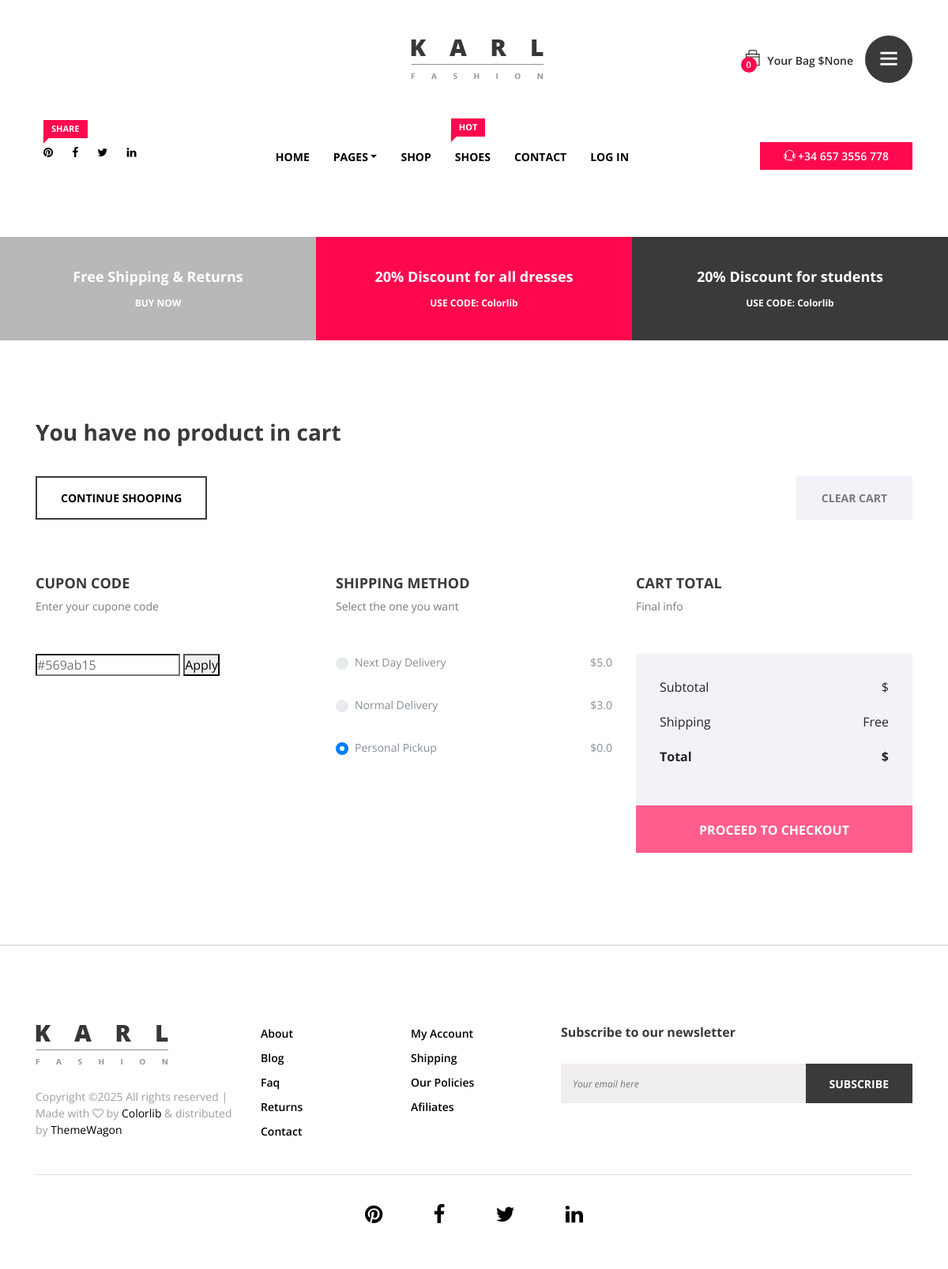
Page /cart/ on the committed database.
### delivery/models.py (models this page shows, shortened)
class DeliveryType(models.Model):
    delivery_type_name = models.CharField(max_length=32)
    delivery_price = models.FloatField()

### cart/views.py (the view)
# urls.py: path('cart/', views.cart, name='cart'),
def cart(request):
    session_key = request.COOKIES.get('key')
    carts = Cart.objects.filter(session=session_key)
    delivery = DeliveryType.objects.all().order_by('-id')
    return render(request, 'cart.html', {'carts':carts, 'delivery': delivery})

### cart/context_processors.py (called while the page is built)
def get_cart_total(request):
    cart = Cart.objects.filter(session=request.COOKIES.get('key')).values()
    cart_total = Cart.objects.filter(session=request.COOKIES.get('key')).aggregate(Sum('total'))
    product_in_cart = []
    for item in cart:
        product_in_cart.append(item['product_id'])
    return {'cart_total': cart_total, 'cart': Cart.objects.filter(session=request.COOKIES.get('key')), 'cart_items': product_in_cart}

### template/cart.html (shortened to what this page needs)
{% extends "base.html" %}
{% load static %}
        {% block content %}
        <div class="cart_area section_padding_100 clearfix">
            <div class="container">
                <div class="row">
                    <div class="col-12">
                        <div class="cart-table clearfix">
                            <table class="table table-responsive">
                                <thead>
                                    {%if not cart %}
                                        <h3>You have no product in cart</h3>
                                    {%endif%}
                            </table>
                        </div>
                        <div class="cart-footer d-flex mt-30">
                            <div class="back-to-shop w-50">
                                <a href="{% url 'shop'%}">Continue shooping</a>
                            </div>
                            <div class="update-checkout w-50 text-right">
                                <a href="{% url 'remove_full_cart' %}">clear cart</a>
                            </div>
                        </div>
                    </div>
                </div>
            <form action="{% url 'checkout' %}" method="post">
                <div class="row">
                    <div class="col-12 col-md-6 col-lg-4">
                        <div class="coupon-code-area mt-70">
                            <div class="cart-page-heading">
                                <h5>Cupon code</h5>
                                <p>Enter your cupone code</p>
                            </div>
                                <input type="search" name="search" placeholder="#569ab15">
                                <button type="submit">Apply</button>
                            </div>
                    </div>
                    <div class="col-12 col-md-6 col-lg-4">
                        <div class="shipping-method-area mt-70">
                            <div class="cart-page-heading">
                                <h5>Shipping method</h5>
                                <p>Select the one you want</p>
                            </div>
                            {%if cart|length == 0 %}
                            {%for item in delivery%}
                            <div  class="custom-control custom-radio mb-30" ">
                                <label class="custom-control-label d-flex align-items-center justify-content-between"  for="customRadio{{forloop.counter}}"><span>{{item.delivery_type_name}}</span><span>${{item.delivery_price}}</span></label>
                            </div>
                            {%endfor%}
                            {%endif%}
                        </div>
                    </div>
                    <div class="col-12 col-lg-4">
                        <div class="cart-total-area mt-70">
                            <div class="cart-page-heading">
                                <h5>Cart total</h5>
                                <p>Final info</p>
                            </div>
                            <ul class="cart-total-chart" data-total="{{cart_total.total__sum}}">
                                <li><span>Subtotal</span> <span>${{cart_total.total__sum|floatformat:2}}</span></li>
                                <li><span>Shipping</span> <span id="delivery-price">Free</span></li>
                                <li><span><strong>Total</strong></span> <span><strong id="total-cart">${{cart_total.total__sum|floatformat:2}}</strong></span></li>
                            </ul>
                            {%if cart|length == 0 %}
                            <button type="submit" disabled class="btn karl-checkout-btn">Proceed to checkout<a href="{% url 'checkout' %}" ></a></button>
                            {%else%}
                            <button type="submit" class="btn karl-checkout-btn">Proceed to checkout<a href="{% url 'checkout' %}" ></a></button>
                            {%endif%}
                        </div>
                    </div>
                </div>
            </div>
        </div>
{% endblock %}

### static/css/core-style.css (style rules this page uses)
* { margin: 0; padding: 0; }
body { font-family: 'Open Sans', sans-serif; font-weight: 400; overflow-x: hidden; }
h1, h2, h3, h4, h5, h6 { color: #3a3a3a; line-height: 1.2; font-family: 'Open Sans', sans-serif; font-weight: 700; }
p { color: #3a3a3a; font-size: 1em; line-height: 1.5; font-family: 'Open Sans', sans-serif; font-weight: 400; }
ul, ol { margin: 0; }
ol li, ul li { list-style: outside none none; }
.mt-30 { margin-top: 30px; }
.mt-70 { margin-top: 70px; }
.mb-30 { margin-bottom: 30px; }
.section_padding_100 { padding: 100px 0; }
.cart-table .table { position: relative; z-index: 9; }
.cart_area table thead { background-color: #f4f2f8; border: none; }
.cart_area .update-checkout a, .cart_area .back-to-shop a { background-color: transparent; border-radius: 0; display: inline-block; height: 55px; line-height: 51px; min-width: 120px; padding: 0 30px; text-align: center; font-size: 14px; font-weight: 700; border: 2px solid #3a3a3a; text-transform: uppercase; }
.cart_area .update-checkout a:first-child { color: #7a7a7a; border-color: #f4f2f8; }
.cart_area .update-checkout a:last-child { background-color: #f4f2f8; color: #7a7a7a; border-color: #f4f2f8; }
.cart-page-heading { margin-bottom: 50px; }
.cart-page-heading h5 { text-transform: uppercase; font-size: 18px; }
.cart-page-heading p { color: #7a7a7a; font-size: 14px; margin-bottom: 0; }
.shipping-method-area .custom-control-label span { font-size: 14px; }
.cart-total-chart { background-color: #f4f2f8; padding: 30px; }
.cart-total-chart li { display: -moz-flex; display: -ms-flex; display: -o-flex; display: -webkit-box; display: -ms-flexbox; display: flex; -webkit-box-align: center; -ms-flex-align: center; align-items: center; -webkit-box-pack: justify; -ms-flex-pack: justify; justify-content: space-between; margin-bottom: 20px; }
.karl-checkout-btn { width: 100%; height: 60px; background-color: #ff084e; border-radius: 0; color: #fff; text-transform: uppercase; font-weight: 700; line-height: 60px; padding: 0; }

### rows in the picture
DeliveryType: delivery_type_name "Next Day Delivery", delivery_price "5.0"
DeliveryType: delivery_type_name "Normal Delivery", delivery_price "3.0"
DeliveryType: delivery_type_name "Personal Pickup", delivery_price "0.0"

### other values in the picture
{{ cart|length }} "0"
{{ cart_total.total__sum }} "None"
